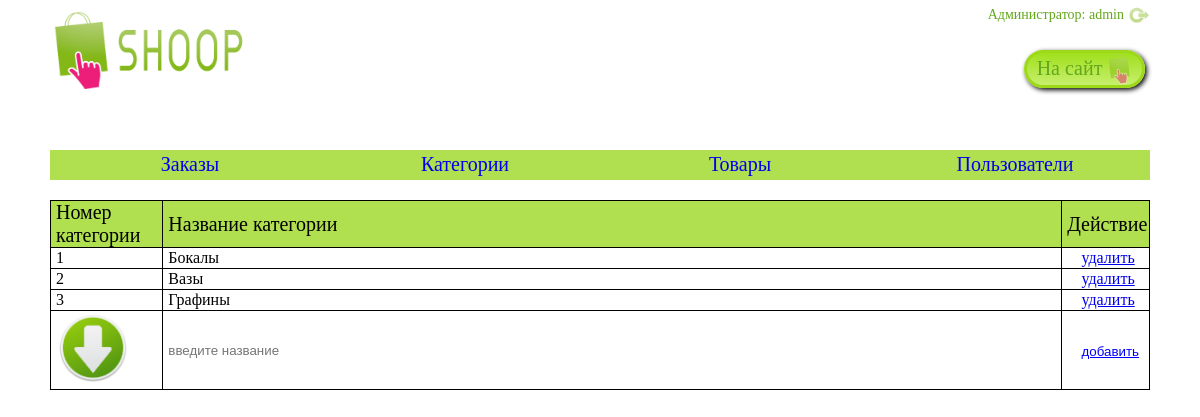
The page /admin/admin.php?categories (signed in) on the database its author committed.
### tables this page shows
CREATE TABLE IF NOT EXISTS `categories` (
  `id` int(11) NOT NULL AUTO_INCREMENT,
  `name` char(100) NOT NULL,
  `image` char(200) DEFAULT NULL,
  PRIMARY KEY (`id`)
);

### functions/admin_function.php (called while the page is built, shortened)
<?php
	function get_data($sql)
	{
		$link = db_connect();
		$db_data = array();
		$result = mysqli_query($link, $sql);
		$n = mysqli_num_rows($result);
		for($i = 0; $i < $n; $i++)
			$db_data[] = mysqli_fetch_assoc($result);
		return $db_data;
	}
	function get_categories(){
		$query = 'SELECT * FROM categories';
		return get_data($query);
	}
?>

### admin/admin.php (the view, shortened to what this page needs)
<?php
	include_once("../functions/admin_function.php");
	$categories = get_categories();
	$panel = 'none';
	if(isset($_GET)){
		if(isset($_GET['categories'])) $panel = 'categories';
	}
?>
<!DOCTYPE html>
<html lang="en">
<head>
	<link rel="stylesheet" href="style-admin.css">
</head>
<body>
	<div class="header">
		<a href="#" class="logo"></a>
		<div class="cart">
			<p class="name green"><?php echo 'Администратор: '.$_SESSION['administrator']; ?>
				<a class="logout" href="auth_admin.php?logout"><img src="../img/logout.png" alt="Выйти"></a>
			</p>
			<a class="cart-button button" href="../index.php">На сайт<img src="../img/logo2.png" alt=""></a>
		</div>
	</div>
	<div class="container">
		<table class="menu head" border="0">
			<tr>
				<td width="25%"><a href="admin.php?orders">Заказы</a></td>
				<td width="25%"><a href="admin.php?categories">Категории</a></td>
				<td width="25%"><a href="admin.php?equipments">Товары</a></td>
				<td width="25%"><a href="admin.php?customers">Пользователи</a></td>
			</tr>
		</table>
		<?php
			if($panel == 'categories'){
				echo '<form action="correct.php" method="post" enctype="multipart/form-data" autocomplete="off"><table class="category"><tr class="head"><td width="10%">Номер категории</td><td width="80%">Название категории</td><td width="7%">Действие</td></tr>';
				for ($i = 0; $i < count($categories); $i++)
					echo '<tr><td>'.$categories[$i]['id'].'</td><td>'.$categories[$i]['name'].'</td><td align="center"><a href="correct.php?categories&id='.$categories[$i]['id'].'">удалить</a></td></tr>';
				echo '<tr><td><img id="load-cat" src="../img/loadfile.png" onclick="loadPicture(this, true)">
						<input id="picture-cat" name="image-cat" type="file" accept="image/jpeg,image/png,image/gif" required></td>
					<td class="input"><input name="add-name-cat" type="text" value="" placeholder="введите название" required></td>
					<td><input class="reset-submit" type="submit" value="добавить"></td>
				</tr></table></form>';
			}
		?>
</body>
</html>

### admin/style-admin.css (style rules this page uses)
* { margin: 0; padding: 0; }
.green { color: #63a71c; }
.header { height: 100px; }
.logo { width: 200px; height: 100%; display: inline-block; margin-top: 10px; margin-left: 50px; float: left; background: url("../img/logo.png") no-repeat; background-size: contain; }
.cart { width: 320px; height: 100%; float: right; overflow: hidden; margin-right: 30px; }
.cart p { width: 95%; margin-top: 7px; font-size: 20px; }
.cart img { height: 100%; float: right; opacity: .5; }
.logout img { margin-right: 5px; }
.button { -webkit-box-sizing: border-box; -moz-box-sizing: border-box; box-sizing: border-box; -webkit-box-shadow: 2px 2px 5px black; box-shadow: 2px 2px 5px black; -webkit-border-radius: 25px; border-radius: 25px; background: linear-gradient(to top, #c7ef6e, #a0e01c); color: #63a71c; padding: 0 10px; height: 38px; border: 3px solid #9dd919; font-size: 20px; line-height: 30px; text-decoration: none; }
.button img { height: 100%; float: right; margin-left: 5px; }
.cart-button { display: inline-block; float: right; clear: both; margin-top: 25px; margin-right: 25px; }
.name { font-size: 14px !important; text-align: right; }
.logout { float: right; height: 20px; width: 20px; margin-top: -2px; margin-left: 10px; }
.container { padding: 50px; }
table { border-collapse: collapse; width: 100%; margin-bottom: 20px; }
td { border: 1px solid black; padding-left: 5px; height: 20px; }
.head { font-size: 20px; height: 30px; background: #b0e04f; border: none; }
.menu td { border: none; text-align: center; }
.menu td a { text-decoration: none; display: inline-block; width: 100%; height: 100%; line-height: 28px; }
.menu td { cursor: pointer; }
td input, td select { width: 100%; height: 100%; border: none; outline: none; padding-left: 5px; -webkit-box-sizing: border-box; -moz-box-sizing: border-box; box-sizing: border-box; }
td img { width: 70%; }
#load, #load-cat { cursor: pointer; }
.textarea-field, .input { padding: 0 !important; }
.input { height: 100%; }
.reset-submit { display: inline-block; float: right; margin-right: 10px; margin-top: 3px; width: auto; height: auto; background: transparent; cursor: pointer; text-decoration: underline; color: blue; }

### rows shown on the page
categories: id "1", name "Бокалы"
categories: id "2", name "Вазы"
categories: id "3", name "Графины"

### other values the page prints
$_SESSION['administrator'] "admin"
